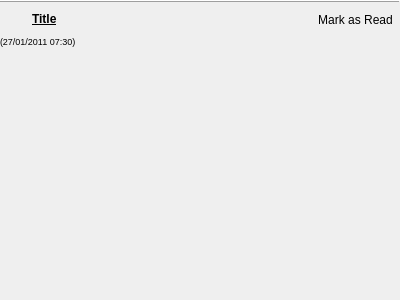
<?xml version="1.0" encoding="UTF-8"?>
<ui version="4.0">
 <class>KisNewsItem</class>
 <widget class="QWidget" name="KisNewsItem">
  <property name="geometry">
   <rect>
    <x>0</x>
    <y>0</y>
    <width>400</width>
    <height>300</height>
   </rect>
  </property>
  <property name="sizePolicy">
   <sizepolicy hsizetype="Preferred" vsizetype="Fixed">
    <horstretch>0</horstretch>
    <verstretch>0</verstretch>
   </sizepolicy>
  </property>
  <property name="cursor">
   <cursorShape>PointingHandCursor</cursorShape>
  </property>
  <property name="mouseTracking">
   <bool>false</bool>
  </property>
  <property name="windowTitle">
   <string>Form</string>
  </property>
  <layout class="QVBoxLayout" name="verticalLayout">
   <property name="leftMargin">
    <number>0</number>
   </property>
   <property name="topMargin">
    <number>0</number>
   </property>
   <property name="rightMargin">
    <number>0</number>
   </property>
   <property name="bottomMargin">
    <number>0</number>
   </property>
   <item>
    <widget class="Line" name="topDevider">
     <property name="frameShadow">
      <enum>QFrame::Raised</enum>
     </property>
     <property name="orientation">
      <enum>Qt::Horizontal</enum>
     </property>
    </widget>
   </item>
   <item>
    <widget class="QFrame" name="titleBar">
     <property name="sizePolicy">
      <sizepolicy hsizetype="Preferred" vsizetype="Maximum">
       <horstretch>0</horstretch>
       <verstretch>0</verstretch>
      </sizepolicy>
     </property>
     <layout class="QHBoxLayout" name="horizontalLayout">
      <property name="spacing">
       <number>0</number>
      </property>
      <property name="leftMargin">
       <number>0</number>
      </property>
      <property name="topMargin">
       <number>0</number>
      </property>
      <property name="rightMargin">
       <number>0</number>
      </property>
      <property name="bottomMargin">
       <number>0</number>
      </property>
      <item>
       <widget class="QPushButton" name="notifyIcon">
        <property name="enabled">
         <bool>true</bool>
        </property>
        <property name="sizePolicy">
         <sizepolicy hsizetype="Preferred" vsizetype="Preferred">
          <horstretch>0</horstretch>
          <verstretch>0</verstretch>
         </sizepolicy>
        </property>
        <property name="minimumSize">
         <size>
          <width>0</width>
          <height>0</height>
         </size>
        </property>
        <property name="focusPolicy">
         <enum>Qt::ClickFocus</enum>
        </property>
        <property name="styleSheet">
         <string notr="true">border: none; background: transparent;</string>
        </property>
        <property name="text">
         <string/>
        </property>
        <property name="autoDefault">
         <bool>false</bool>
        </property>
        <property name="default">
         <bool>false</bool>
        </property>
        <property name="flat">
         <bool>true</bool>
        </property>
       </widget>
      </item>
      <item>
       <widget class="QLabel" name="titleLabel">
        <property name="sizePolicy">
         <sizepolicy hsizetype="Expanding" vsizetype="Fixed">
          <horstretch>0</horstretch>
          <verstretch>0</verstretch>
         </sizepolicy>
        </property>
        <property name="font">
         <font>
          <pointsize>9</pointsize>
          <bold>true</bold>
          <underline>true</underline>
         </font>
        </property>
        <property name="text">
         <string notr="true">Title</string>
        </property>
        <property name="wordWrap">
         <bool>true</bool>
        </property>
        <property name="openExternalLinks">
         <bool>true</bool>
        </property>
       </widget>
      </item>
      <item>
       <layout class="QVBoxLayout" name="verticalLayout_2">
        <property name="spacing">
         <number>0</number>
        </property>
        <item>
         <widget class="QToolButton" name="btnDismiss">
          <property name="sizePolicy">
           <sizepolicy hsizetype="Preferred" vsizetype="Preferred">
            <horstretch>0</horstretch>
            <verstretch>0</verstretch>
           </sizepolicy>
          </property>
          <property name="cursor">
           <cursorShape>ArrowCursor</cursorShape>
          </property>
          <property name="focusPolicy">
           <enum>Qt::ClickFocus</enum>
          </property>
          <property name="text">
           <string>Mark as Read</string>
          </property>
          <property name="toolButtonStyle">
           <enum>Qt::ToolButtonTextOnly</enum>
          </property>
          <property name="autoRaise">
           <bool>true</bool>
          </property>
         </widget>
        </item>
        <item>
         <spacer name="verticalSpacer">
          <property name="orientation">
           <enum>Qt::Vertical</enum>
          </property>
          <property name="sizeType">
           <enum>QSizePolicy::MinimumExpanding</enum>
          </property>
          <property name="sizeHint" stdset="0">
           <size>
            <width>0</width>
            <height>0</height>
           </size>
          </property>
         </spacer>
        </item>
       </layout>
      </item>
     </layout>
    </widget>
   </item>
   <item>
    <widget class="QLabel" name="dateLabel">
     <property name="sizePolicy">
      <sizepolicy hsizetype="Preferred" vsizetype="Fixed">
       <horstretch>0</horstretch>
       <verstretch>0</verstretch>
      </sizepolicy>
     </property>
     <property name="font">
      <font>
       <pointsize>7</pointsize>
      </font>
     </property>
     <property name="text">
      <string notr="true">(27/01/2011 07:30)</string>
     </property>
     <property name="openExternalLinks">
      <bool>true</bool>
     </property>
    </widget>
   </item>
   <item>
    <widget class="QLabel" name="descriptionLablel">
     <property name="font">
      <font>
       <pointsize>8</pointsize>
      </font>
     </property>
     <property name="text">
      <string notr="true"/>
     </property>
     <property name="alignment">
      <set>Qt::AlignLeading|Qt::AlignLeft|Qt::AlignTop</set>
     </property>
     <property name="wordWrap">
      <bool>true</bool>
     </property>
     <property name="openExternalLinks">
      <bool>true</bool>
     </property>
    </widget>
   </item>
  </layout>
 </widget>
 <resources/>
 <connections/>
</ui>
